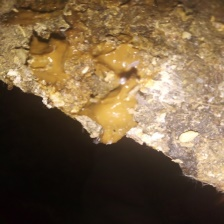
#> input picture dataset/detector/images/test/KGL_0081.jpg, 224 x 224 px
$ python -i preprocessing.py   (imports and definitions only)
#> lines starting #> are read from the running program, lines starting #| are printed output that depends on the picture; after the words box and inside, x2 and y2 are one past the last pixel; in counts of white or black regions, pixels touching at a corner belong together
### utils/visualization.py
from collections.abc import Sequence
from math import ceil

import cv2
import matplotlib.pyplot as plt
import numpy as np
from cv2.typing import MatLike
from matplotlib.axes import Axes

from .types import BoundingBox, HistCfg

_DEFAULT_HIST_CONFIG: HistCfg = {"show_hist": False, "log_scale": False}


# [121 lines left out: functions show_img, show_images, not called in this run]


def draw_detection_overlay(
    img: MatLike,
    contours: Sequence[MatLike],
    bbox: BoundingBox | None
) -> MatLike:
    overlay = img.copy()

    if contours:
        cv2.drawContours(overlay, contours, -1, (0, 255, 0), 2)

    if bbox is not None:
        cv2.rectangle(
            img=overlay,
            pt1=(bbox.x1, bbox.y1),
            pt2=(bbox.x2, bbox.y2),
            color=(0, 0, 255),
            thickness=2,
        )

    return overlay

### utils/preprocessing.py
from collections.abc import Sequence
from pathlib import Path

import cv2
import numpy as np
from cv2.typing import MatLike

from .file_managements import get_img
from .types import AutoCropResult, BoundingBox
from .visualization import draw_detection_overlay


def find_blurring_kernel_size(
    img: MatLike,
    percentage: float = 0.01,
) -> tuple[int, int]:
    h, w = img.shape[:2]
    min_dim = min(h, w)

    k = int(min_dim * percentage)

    k += (k + 1) % 2  # memastikan k selalu ganjil
    k = max(3, k)

    return (k, k)


# HELPER FUNCTIONS
def _get_crop_from_contours(
    img: MatLike,
    contours: Sequence[MatLike],
    padding: int = 15,
    min_area_ratio: float = 0.005
) -> tuple[Sequence[MatLike], BoundingBox, MatLike]:
    img_h, img_w = img.shape[:2]
    total_area = img_h * img_w

    min_area = total_area * min_area_ratio

    valid_contours = [cnt for cnt in contours if cv2.contourArea(cnt) > min_area]

    # Fallback ke kontur terbesar
    if not valid_contours:
        largest_contour = max(contours, key=cv2.contourArea)
        valid_contours = [largest_contour]

    # 7. Bounding box dari kontur valid
    combined_contours = np.vstack(valid_contours)

    x, y, w, h = cv2.boundingRect(combined_contours)

    # 8. Padding
    x1 = max(0, x - padding)
    y1 = max(0, y - padding)
    x2 = min(img_w, x + w + padding)
    y2 = min(img_h, y + h + padding)

    bbox = BoundingBox(x1, y1, x2, y2)

    cropped = img[y1:y2, x1:x2]

    return valid_contours, bbox, cropped


###################


# AUTO CROP 1
def auto_crop(
    img: MatLike,
    padding: int = 15,
    min_area_ratio: float = 0.005,
    morph_k_size: tuple[int, int] = (11, 11)
) -> AutoCropResult:
    # 1. Konversi ke HSV dan ambil kanal Saturation (S)
    hsv = cv2.cvtColor(img, cv2.COLOR_RGB2HSV)
    saturation = hsv[:, :, 1]

    # 2. Gaussian Blur
    k_size = find_blurring_kernel_size(img)
    blurred = cv2.GaussianBlur(saturation, k_size, 0)

    # 3. Otsu Thresholding
    thresh_value, thresh = cv2.threshold(blurred, 0, 255, cv2.THRESH_BINARY + cv2.THRESH_OTSU)

    # 4. Morphological Closing
    morph_kernel = cv2.getStructuringElement(cv2.MORPH_ELLIPSE, morph_k_size)

    closed = cv2.morphologyEx(thresh, cv2.MORPH_CLOSE, morph_kernel)

    # 5. Cari kontur
    contours, _ = cv2.findContours(closed, cv2.RETR_EXTERNAL, cv2.CHAIN_APPROX_SIMPLE)

    # Nilai default jika tidak ada kontur yang valid
    valid_contours: Sequence[MatLike] = []
    bbox = None
    cropped = img

    if contours:
        valid_contours, bbox, cropped = _get_crop_from_contours(
            img=img,
            contours=contours,
            padding=padding,
            min_area_ratio=min_area_ratio,
        )

    overlay = draw_detection_overlay(img, valid_contours, bbox)

    return AutoCropResult(
        images={
            "Original": img,
            "Saturation": saturation,
            "Gaussian Blur": blurred,
            f"Otsu Threshold ({thresh_value = })": thresh,
            "Morphological Closing": closed,
            "Detection Overlay": overlay,
            "Final Crop": cropped,
        },
        contours=contours,
        valid_contours=valid_contours,
        bbox=bbox,
    )


def apply_gray_world(img: MatLike) -> MatLike:
    img_float = img.astype(np.float32)

    channel_means = np.mean(img_float, axis=(0, 1))
    avg_gray = np.mean(channel_means)
    scale_factors = avg_gray / (channel_means + 1e-8)

    img_float = np.clip(img_float * scale_factors, 0, 255)

    return img_float.astype(img.dtype)


def process_single_img(
    inpath: Path, outpath: Path, return_result: bool = False
) -> MatLike | None:
    img = get_img(inpath)

    cropped = auto_crop(img)["images"]["Final Crop"]
    processed = apply_gray_world(cropped)

    cv2.imwrite(outpath, processed)
    print(f"Berhasil memproses: {inpath.name} -> {outpath}")

    if return_result:
        return get_img(outpath)

    return None

>>> import cv2
>>> picture = cv2.cvtColor(cv2.imread('../dataset/detector/images/test/KGL_0081.jpg'), cv2.COLOR_BGR2RGB)
>>> result = auto_crop(picture)
#> in auto_crop, `hsv = cv2.cvtColor(img, cv2.COLOR_RGB2HSV)`: hsv: shape (224, 224, 3); mean H, S, V 16.3, 122.1, 115.1
#> in auto_crop, `saturation = hsv[:, :, 1]`:
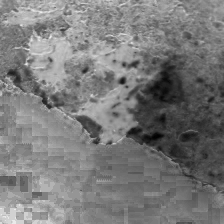
#> saturation: shape (224, 224); min 1, max 241, mean 122.1
#> in auto_crop, `k_size = find_blurring_kernel_size(img)`: k_size = (3, 3)
#> in auto_crop, `thresh_value, thresh = cv2.threshold(blurred, 0, 255, cv2.THRESH_BINAR..`:
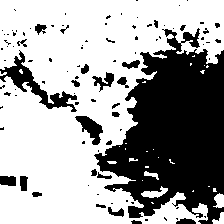
#> thresh: shape (224, 224); 63.7% white; 98 black regions (72 under 20 px), largest, box (x1, y1, x2, y2) and area: (94, 28, 224, 224) 15061, (0, 50, 77, 112) 1082, (75, 116, 103, 145) 380
#> in auto_crop, `thresh_value, thresh = cv2.threshold(blurred, 0, 255, cv2.THRESH_BINAR..`: thresh_value = 113
#> in auto_crop, `closed = cv2.morphologyEx(thresh, cv2.MORPH_CLOSE, morph_kernel)`:
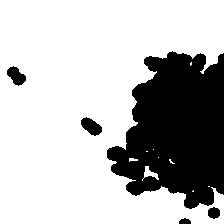
#> closed: shape (224, 224); 73% white; 5 black regions
#> in auto_crop, `contours, _ = cv2.findContours(closed, cv2.RETR_EXTERNAL, cv2.CHAIN_AP..`: contours = 10 contours, 8 with area under 20; largest, box (x1, y1, x2, y2) and area: (0, 0, 224, 224) 36480, (142, 166, 159, 181) 74
#> in _get_crop_from_contours, `valid_contours = [cnt for cnt in contours if cv2.contourArea(cnt) > mi..`: valid_contours = 1 contour; box (x1, y1, x2, y2) and area: (0, 0, 224, 224) 36480
#> in _get_crop_from_contours, `combined_contours = np.vstack(valid_contours)`: combined_contours = contour of 223 points, box (x1, y1, x2, y2) (0, 0, 224, 224), area 36480
#> in _get_crop_from_contours, `x, y, w, h = cv2.boundingRect(combined_contours)`: x = 0; w = 224
#> in _get_crop_from_contours, `x1 = max(0, x - padding)`: x1 = 0
#> in _get_crop_from_contours, `x2 = min(img_w, x + w + padding)`: x2 = 224
#> in _get_crop_from_contours, `bbox = BoundingBox(x1, y1, x2, y2)`: bbox = (0, 0, 224, 224)
#> in draw_detection_overlay, `cv2.rectangle( img=overlay, pt1=(bbox.x1, bbox.y1), pt2=(bbox.x2, bbox..`:
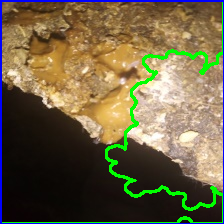
#> overlay: shape (224, 224, 3); mean R, G, B 109, 98.3, 68.7
#> result = 4 items

$ run again, on dataset/detector/images/test/KGL_0094.jpg
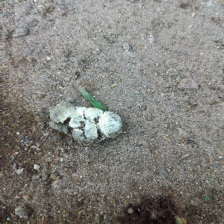
#> input picture dataset/detector/images/test/KGL_0094.jpg, 224 x 224 px
#> hsv: shape (224, 224, 3); mean H, S, V 37.5, 21.3, 130.8
#> k_size = (3, 3)
#> in auto_crop, `thresh_value, thresh = cv2.threshold(blurred, 0, 255, cv2.THRESH_BINAR..`:
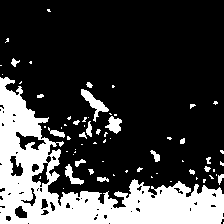
#> thresh: shape (224, 224); 24.6% white; 68 white regions (48 under 20 px), largest, box (x1, y1, x2, y2) and area: (0, 77, 224, 224) 10858, (81, 89, 109, 122) 288, (105, 116, 122, 134) 174
#> thresh_value = 31
#> closed: shape (224, 224); 31.7% white; 21 white regions (15 under 20 px)
#> contours = 21 contours, 17 with area under 20; largest, box (x1, y1, x2, y2) and area: (0, 72, 224, 224) 15448, (88, 168, 115, 182) 56, (150, 150, 160, 162) 48, (11, 58, 20, 67) 32
#> in _get_crop_from_contours, `valid_contours = [cnt for cnt in contours if cv2.contourArea(cnt) > mi..`: valid_contours = 1 contour; box (x1, y1, x2, y2) and area: (0, 72, 224, 224) 15448
#> combined_contours = contour of 313 points, box (x1, y1, x2, y2) (0, 72, 224, 224), area 15448
#> in _get_crop_from_contours, `x, y, w, h = cv2.boundingRect(combined_contours)`: x = 0; y = 72; w = 224; h = 152
#> x1 = 0
#> y1 = 57
#> x2 = 224
#> in _get_crop_from_contours, `bbox = BoundingBox(x1, y1, x2, y2)`: bbox = (0, 57, 224, 224)
#> in draw_detection_overlay, `cv2.rectangle( img=overlay, pt1=(bbox.x1, bbox.y1), pt2=(bbox.x2, bbox..`:
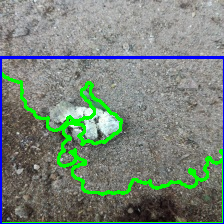
#> overlay: shape (224, 224, 3); mean R, G, B 119.7, 132.3, 121.4
#> result = 4 items

$ run again, on dataset/detector/images/test/KGL_0135.jpg
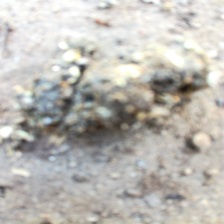
#> input picture dataset/detector/images/test/KGL_0135.jpg, 224 x 224 px
#> hsv: shape (224, 224, 3); mean H, S, V 42.2, 16.3, 189.9
#> k_size = (3, 3)
#> in auto_crop, `thresh_value, thresh = cv2.threshold(blurred, 0, 255, cv2.THRESH_BINAR..`:
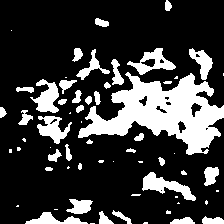
#> thresh: shape (224, 224); 22.7% white; 63 white regions (25 under 20 px), largest, box (x1, y1, x2, y2) and area: (78, 72, 224, 155) 5661, (142, 172, 196, 201) 610, (30, 79, 59, 113) 530
#> thresh_value = 23
#> closed: shape (224, 224); 29.7% white; 23 white regions (11 under 20 px)
#> contours = 23 contours, 12 with area under 20; largest, box (x1, y1, x2, y2) and area: (16, 48, 224, 171) 13104, (25, 199, 132, 224) 907, (131, 172, 196, 204) 686, (166, 210, 224, 224) 248, (204, 167, 223, 186) 203
#> in _get_crop_from_contours, `valid_contours = [cnt for cnt in contours if cv2.contourArea(cnt) > mi..`: valid_contours = 3 contours; box (x1, y1, x2, y2) and area: (16, 48, 224, 171) 13104, (25, 199, 132, 224) 907, (131, 172, 196, 204) 686
#> combined_contours = contour of 608 points, box (x1, y1, x2, y2) (16, 48, 224, 224), area 20696
#> in _get_crop_from_contours, `x, y, w, h = cv2.boundingRect(combined_contours)`: x = 16; y = 48; w = 208; h = 176
#> x1 = 1
#> y1 = 33
#> x2 = 224
#> in _get_crop_from_contours, `bbox = BoundingBox(x1, y1, x2, y2)`: bbox = (1, 33, 224, 224)
#> in draw_detection_overlay, `cv2.rectangle( img=overlay, pt1=(bbox.x1, bbox.y1), pt2=(bbox.x2, bbox..`:
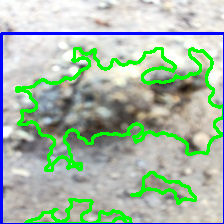
#> overlay: shape (224, 224, 3); mean R, G, B 164.9, 186.7, 166.7
#> result = 4 items

$ run again, on dataset/detector/images/test/KGL_0156.jpg
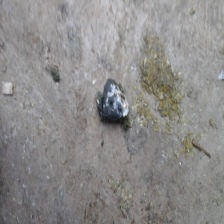
#> input picture dataset/detector/images/test/KGL_0156.jpg, 224 x 224 px
#> hsv: shape (224, 224, 3); mean H, S, V 68.6, 8.6, 141.4
#> k_size = (3, 3)
#> in auto_crop, `thresh_value, thresh = cv2.threshold(blurred, 0, 255, cv2.THRESH_BINAR..`:
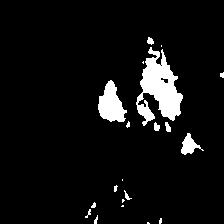
#> thresh: shape (224, 224); 6.3% white; 20 white regions (10 under 20 px), largest, box (x1, y1, x2, y2) and area: (136, 47, 183, 126) 1896, (98, 80, 127, 122) 739, (181, 133, 204, 155) 232
#> thresh_value = 26
#> closed: shape (224, 224); 7.8% white; 9 white regions (4 under 20 px)
#> contours = 9 contours, 4 with area under 20; largest, box (x1, y1, x2, y2) and area: (136, 37, 183, 132) 2572, (98, 80, 130, 128) 740, (181, 133, 204, 155) 217, (85, 202, 98, 224) 96, (114, 185, 132, 207) 81
#> in _get_crop_from_contours, `valid_contours = [cnt for cnt in contours if cv2.contourArea(cnt) > mi..`: valid_contours = 2 contours; box (x1, y1, x2, y2) and area: (136, 37, 183, 132) 2572, (98, 80, 130, 128) 740
#> combined_contours = contour of 156 points, box (x1, y1, x2, y2) (98, 37, 183, 132), area 3312
#> in _get_crop_from_contours, `x, y, w, h = cv2.boundingRect(combined_contours)`: x = 98; y = 37; w = 85; h = 95
#> x1 = 83
#> y1 = 22
#> x2 = 198
#> y2 = 147
#> in _get_crop_from_contours, `bbox = BoundingBox(x1, y1, x2, y2)`: bbox = (83, 22, 198, 147)
#> in draw_detection_overlay, `cv2.rectangle( img=overlay, pt1=(bbox.x1, bbox.y1), pt2=(bbox.x2, bbox..`:
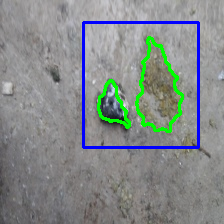
#> overlay: shape (224, 224, 3); mean R, G, B 132.9, 138.3, 138.3
#> result = 4 items
